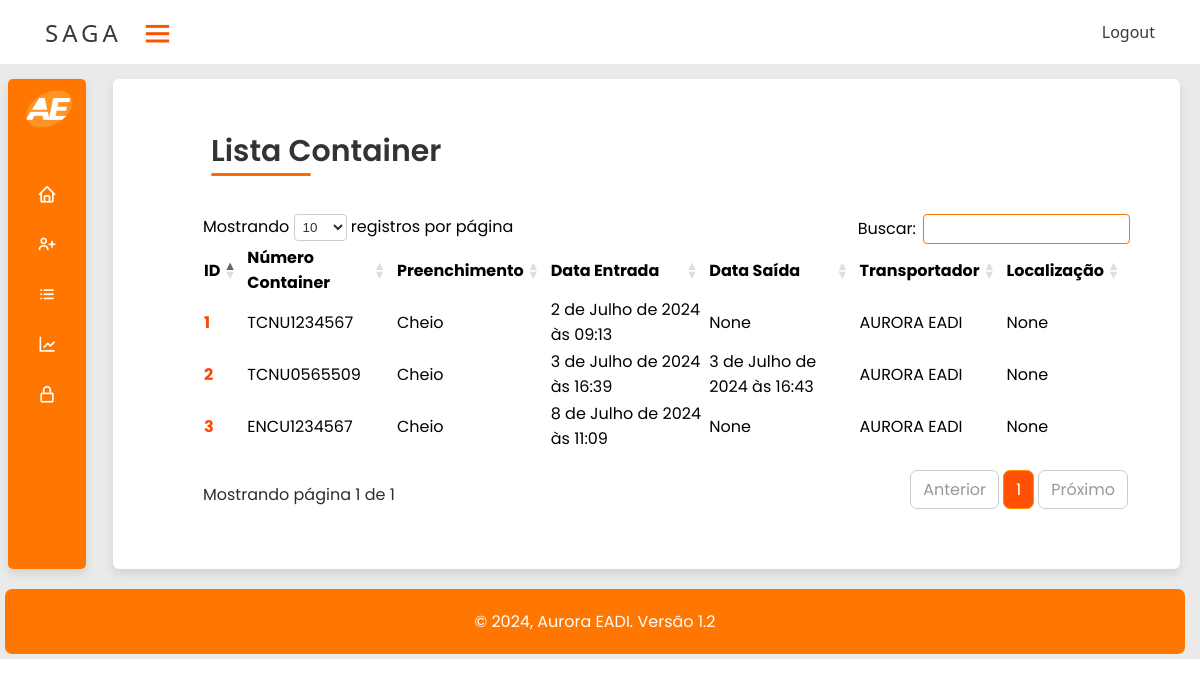
The app's page /main/relatorio (signed in) with its own data.
### main/models.py (models this page shows, shortened)
class Container(models.Model):
    numero = models.CharField(max_length=12)
    data_entrada = models.DateTimeField(auto_now=False, )
    data_saida = models.DateTimeField(auto_now=False, null=True, blank=True)
    demurrage = models.DateField(auto_now=False, null=True)
    preenchimento = models.ForeignKey(Preenchimento, on_delete=models.PROTECT)
    cavalo_entrada = models.CharField(max_length=8)
    cavalo_saida = models.CharField(max_length=8, blank=True, null=True)
    prancha_entrada = models.CharField(max_length=8)
    prancha_saida = models.CharField(max_length=8, blank=True, null=True)
    motorista_Entrada = models.ForeignKey(Motorista, on_delete=models.PROTECT, related_name='motorista_entrada_set', blank=True)
    motorista_Saida = models.ForeignKey(Motorista, on_delete=models.PROTECT, related_name='motorista_saida_set', blank=True, null=True)
    lacre = models.CharField(max_length=10, unique=True)
    porto = models.ForeignKey(Porto, on_delete=models.PROTECT)
    tipo = models.ForeignKey(TipoContainer, on_delete=models.PROTECT)
    origem = models.CharField(max_length=25)
    destino = models.CharField(max_length=25, blank=True)
    transportador = models.ForeignKey(Transportadora, on_delete=models.PROTECT)
    localização = models.ForeignKey(Localização,null=True, blank=True, on_delete=models.PROTECT)
    avaria = models.ManyToManyField(TipoAvaria, blank=True, null=True)

class Preenchimento(models.Model):
    tipo = models.CharField(max_length=10, unique=True)
    def __str__(self):
        return self.tipo

class Transportadora(models.Model):
    nome = models.CharField(max_length=100, unique=True)
    cnpj = models.CharField(max_length=14, unique=True)
    def __str__(self):
        return self.nome

### main/views.py (the view)
# urls.py: path('relatorio', relatorio, name="main_relatorio"),
@login_required
def relatorio(request):
    container = Container.objects.all()
    form = ContainerForm()
    data = {'container': container, 'form': form}
    return render(request, 'main/relatorio.html', data)

### main/forms.py
class ContainerForm(ModelForm):
    class Meta:
        model = Container
        fields = '__all__'
        widgets = {
            'data_entrada': DateTimeInput(attrs={'class': 'form-control', 'type': 'datetime-local'}, format='%Y-%m-%dT%H:%M:%S'),
            'data_saida': DateTimeInput(attrs={'class': 'form-control', 'type': 'datetime-local'}, format='%Y-%m-%dT%H:%M:%S'),
            'demurrage': DateInput(attrs={'class': 'form-control', 'type': 'date'}, format='%Y-%m-%d'),
            'avaria': CheckboxSelectMultiple(),
        }

### main/templates/main/relatorio.html (shortened to what this page needs)
{% extends "base.html" %}
{% load static %}
{% block extra_head %}
<link rel="stylesheet" href="//cdn.datatables.net/2.0.8/css/dataTables.dataTables.min.css">
<link rel="stylesheet" type="text/css" href="https://cdn.datatables.net/1.11.5/css/dataTables.bootstrap5.min.css">
{% endblock %}
{% block main %}
<header>Lista Container</header>
<table id="table-content">
    <thead>
        <tr>
            <th>ID</th>
            <th>Número Container</th>
            <th>Preenchimento</th>
            <th>Data Entrada</th>
            <th>Data Saída</th>
            <th>Transportador</th>
            <th>Localização</th>
        </tr>
    </thead>
    <tbody>
        {% for container in container %}
        <tr>
            <td><a href="{% url 'main_container_update' container.id %}"> {{ container.id }}</a></td>
            <td>{{ container.numero }}</td>
            <td>{{ container.preenchimento }}</td>
            <td>{{ container.data_entrada }}</td>
            <td>{{ container.data_saida }}</td>
            <td>{{ container.transportador }}</td>
            <td>{{ container.localização }}</td>
        </tr>
        {% endfor %}
    </tbody>
</table>
{% endblock %}

### static/assets/style.css (style rules this page uses)
* { margin: 0; }
:root { --color_Blue: #ffb300; --color_Dark1: #ff7700; --color_Dark2: #ffb300; --color_Light1: #fff; --color_Light2: #ffffff; }
.content header { position: relative; font-size: 30px; font-weight: 600; color: #333; padding-left: 6vh; }
.content header::before { content: ""; position: absolute; left: 6vh; bottom: -2px; height: 3px; width: 100px; border-radius: 8px; background-color: rgb(255, 106, 0); }
#table-content a { text-decoration: none; color: orangered; font-weight: bold; }
:root { --blue: #ff7700; --white: #fff; --gray: #f5f5f5; --black1: #222; --black2: #999; }

### records on screen
Container: id "1", numero "TCNU1234567", preenchimento "Cheio", data_entrada "2 de Julho de 2024 às 09:13", data_saida "None", transportador "AURORA EADI", localização "None"
Container: id "2", numero "TCNU0565509", preenchimento "Cheio", data_entrada "3 de Julho de 2024 às 16:39", data_saida "3 de Julho de 2024 às 16:43", transportador "AURORA EADI", localização "None"
Container: id "3", numero "ENCU1234567", preenchimento "Cheio", data_entrada "8 de Julho de 2024 às 11:09", data_saida "None", transportador "AURORA EADI", localização "None"
